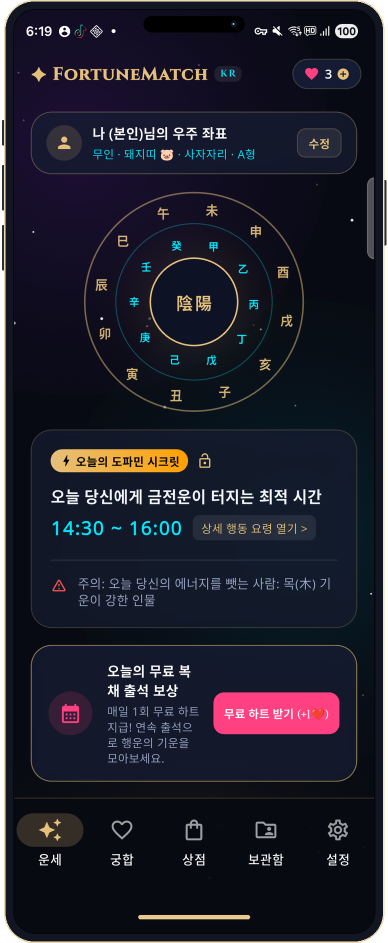
#> input picture portfolio/assets/iphone_mockups/iphone_01_hub.png, 776 x 1885 px (shown at 1/2 size)
$ python -i build_ftmt_mockups.py   (imports and definitions only)
#> lines starting #> are read from the running program, lines starting #| are printed output that depends on the picture
import os
from PIL import Image, ImageDraw, ImageFilter

MOCKUP_DIR = "d:/097.flutter_project/auto_portfolio/ftmt/assets/iphone_mockups"
RAW_DIR = "d:/097.flutter_project/auto_portfolio/ftmt/assets/raw"
# [1 line not run here, left out]

def make_luxury_iphone_mockup(screen_path, target_screen_w=720):
#> called with screen_path = 'assets/iphone_mockups/iphone_01_hub.png', target_screen_w = 720
    screen = Image.open(screen_path).convert('RGBA')
#> screen is the input picture: PIL image 776x1885 RGBA; mean R, G, B, A 28.8, 28.2, 39.3, 248.4

    # 1. Clean bottom Android navigation bar if present
    sample_y = screen.height - 145
#> sample_y = 1740
    bg_sample = screen.getpixel((screen.width // 2, sample_y))
#> bg_sample = (8, 10, 18, 255)
    if len(bg_sample) == 4 and bg_sample[3] == 0:
        bg_col = (7, 10, 18, 255)
    else:
        bg_col = (bg_sample[0], bg_sample[1], bg_sample[2], 255)
#> bg_col = (8, 10, 18, 255)

    s_draw = ImageDraw.Draw(screen)
    s_draw.rectangle([0, screen.height - 130, screen.width, screen.height], fill=bg_col)

    # Draw native iOS Home Indicator Bar
    bar_w_raw = 280
    bar_h_raw = 10
    bar_y_raw = screen.height - 44
#> bar_y_raw = 1841
    bar_col_raw = (229, 192, 123, 220) # Champagne gold bar
    s_draw.rounded_rectangle(
        [(screen.width - bar_w_raw) // 2, bar_y_raw, (screen.width + bar_w_raw) // 2, bar_y_raw + bar_h_raw],
        radius=5, fill=bar_col_raw
    )

    sw = target_screen_w
    target_sh = 1845 # Standard 19.5:9 flagship phone screen height (720 x 1845)

    # Scale by width so no horizontal text or UI gets cropped
    scale = sw / screen.width
#> scale = 0.928
    new_w = sw
    new_h = int(round(screen.height * scale))
#> new_h = 1749
    screen_scaled = screen.resize((new_w, new_h), Image.Resampling.LANCZOS)
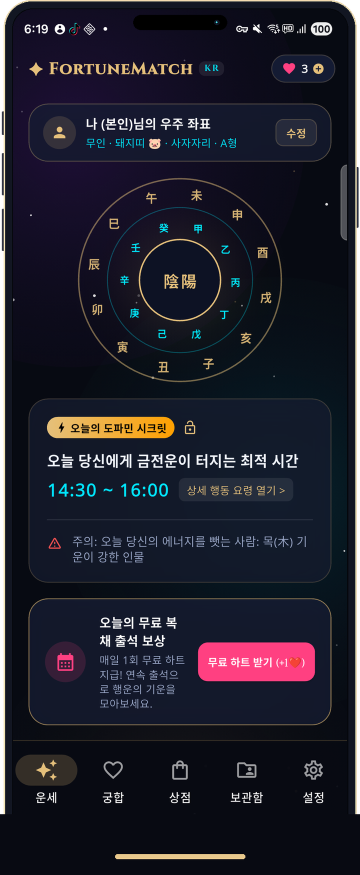
#> screen_scaled: PIL image 720x1749 RGBA (shown at 1/2 size); mean R, G, B, A 29.2, 28.6, 39.7, 249.2; transparent parts drawn white

    if new_h <= target_sh:
        screen_resized = Image.new('RGBA', (sw, target_sh), (7, 10, 18, 255))
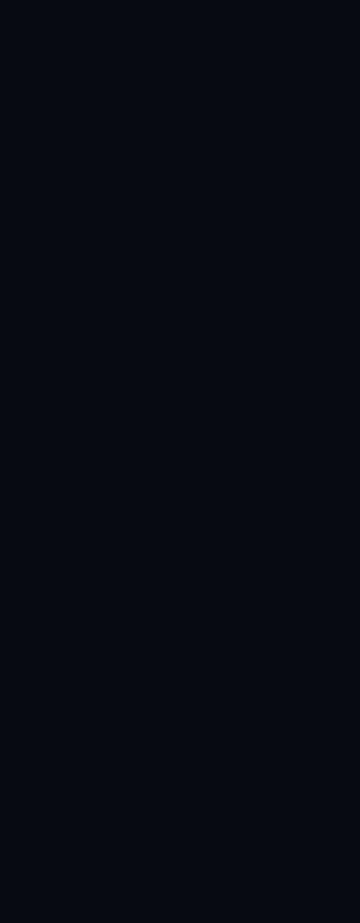
#> screen_resized: PIL image 720x1845 RGBA (shown at 1/2 size); mean R, G, B, A 7, 10, 18, 255
        # Center vertically or top-align
        paste_y = (target_sh - new_h) // 2
#> paste_y = 48
        screen_resized.paste(screen_scaled, (0, paste_y))
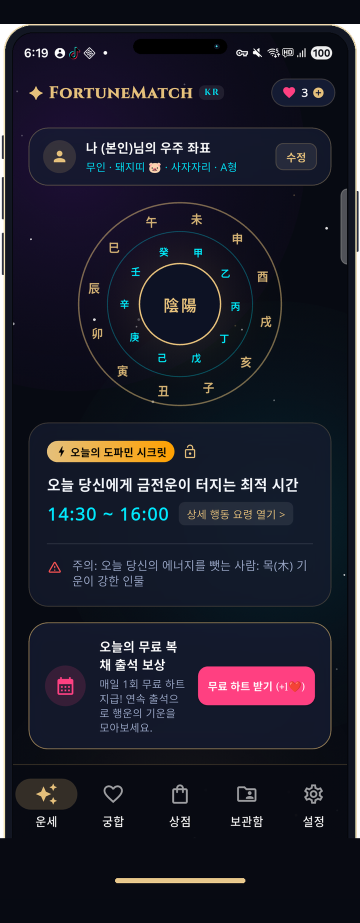
#> screen_resized: PIL image 720x1845 RGBA (shown at 1/2 size); mean R, G, B, A 28, 27.6, 38.6, 249.5; transparent parts drawn white
    else:
        # If slightly taller, crop excess from bottom
        screen_resized = screen_scaled.crop((0, 0, sw, target_sh))

    sh = target_sh

    bezel = 20 # Ultra-slim uniform luxury bezel
    dev_w = sw + bezel * 2
    dev_h = sh + bezel * 2

    pad_side = 8
    canvas_w = dev_w + pad_side * 2
    canvas_h = dev_h

    device = Image.new('RGBA', (canvas_w, canvas_h), (0, 0, 0, 0))
#> device: PIL image 776x1885 RGBA; every value is 0
    draw = ImageDraw.Draw(device)

    ox = pad_side
    oy = 0

    # Hardware Buttons
    draw.rounded_rectangle([ox - 4, 240, ox, 290], radius=2, fill=(40, 45, 60, 255))
    draw.rounded_rectangle([ox - 4, 330, ox, 420], radius=2, fill=(40, 45, 60, 255))
    draw.rounded_rectangle([ox - 4, 450, ox, 540], radius=2, fill=(40, 45, 60, 255))
    draw.rounded_rectangle([ox + dev_w, 360, ox + dev_w + 4, 490], radius=2, fill=(40, 45, 60, 255))

    # Body
    draw.rounded_rectangle([ox, oy, ox + dev_w, oy + dev_h], radius=60, fill=(18, 22, 34, 255), outline=(229, 192, 123, 160), width=2)
    draw.rounded_rectangle([ox + 2, oy + 2, ox + dev_w - 2, oy + dev_h - 2], radius=58, outline=(255, 215, 0, 60), width=1)
    draw.rounded_rectangle([ox + bezel - 2, oy + bezel - 2, ox + dev_w - bezel + 2, oy + dev_h - bezel + 2], radius=44, fill=(5, 7, 12, 255))

    # Mask
    mask = Image.new('L', (sw, sh), 0)
#> mask: PIL image 720x1845 L; every value is 0
    m_draw = ImageDraw.Draw(mask)
    m_draw.rounded_rectangle([0, 0, sw, sh], radius=42, fill=255)
    device.paste(screen_resized, (ox + bezel, oy + bezel), mask)
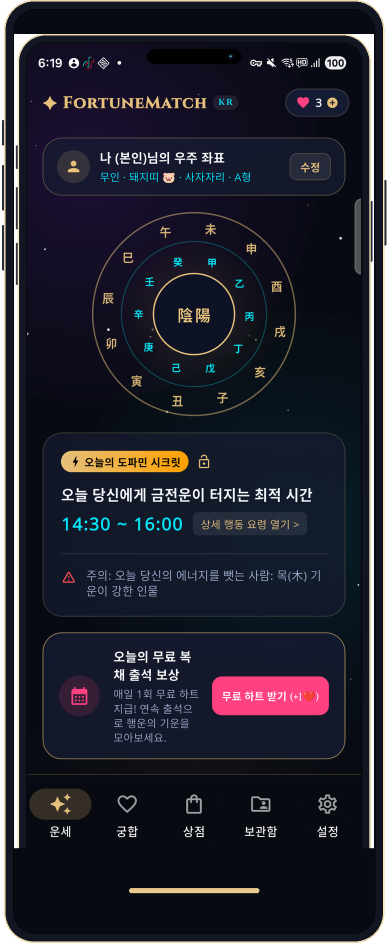
#> device: PIL image 776x1885 RGBA (shown at 1/2 size); mean R, G, B, A 28.9, 28.3, 37.8, 243.5; transparent parts drawn white

    # Dynamic Island
    di_w = int(round(sw * 0.28))
    di_h = 32
    di_x = ox + bezel + (sw - di_w) // 2
    di_y = oy + bezel + 12
    draw.rounded_rectangle([di_x, di_y, di_x + di_w, di_y + di_h], radius=16, fill=(0, 0, 0, 255))
    lens_x = di_x + di_w - 22
    lens_y = di_y + di_h // 2
    draw.ellipse([lens_x - 5, lens_y - 5, lens_x + 5, lens_y + 5], fill=(12, 18, 30, 255), outline=(30, 40, 65, 255), width=1)
    draw.ellipse([lens_x - 2, lens_y - 2, lens_x + 1, lens_y + 1], fill=(0, 229, 255, 180))

    return device

# [1 line not run here, left out]
raw_files = {
    'iphone_01_hub.png': f"{RAW_DIR}/screen1.png",
    'iphone_02_radar.png': f"{RAW_DIR}/screen_radar_phone.png",
    'iphone_03_tarot.png': f"{RAW_DIR}/screen_tarot_phone.png",
    'iphone_04_connections.png': f"{RAW_DIR}/screen_vault.png",
    'iphone_05_match.png': f"{RAW_DIR}/screen_match.png",
    'iphone_06_shop.png': f"{RAW_DIR}/screen_shop.png",
    'iphone_07_vault.png': f"{RAW_DIR}/screen_vault.png",
}

# [8 lines not run here, left out]

>>> result = make_luxury_iphone_mockup('assets/iphone_mockups/iphone_01_hub.png')
